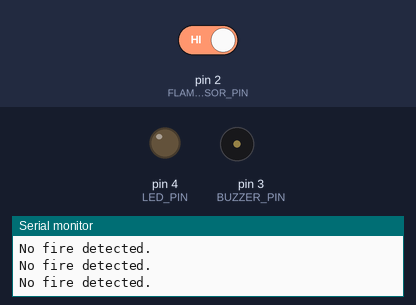
Bench run of a sketch on a simulated Arduino Uno, built with avr-gcc and run on an emulated ATmega328P. On the bench: output pins drawn as LEDs (lit = HIGH), buzzer (waves = sounding, pin HIGH), the last lines printed to the serial monitor. Inputs (shaded band) come from the test bench; at power-on: pin 2 (FLAME_SENSOR_PIN) HIGH.

Above: at 2.8 s.
2.9 s: pin 2 (FLAME_SENSOR_PIN) driven LOW
At 3.4 s:
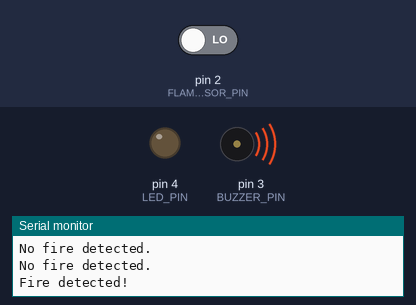
7.0 s: pin 2 (FLAME_SENSOR_PIN) driven HIGH
At 7.3 s:
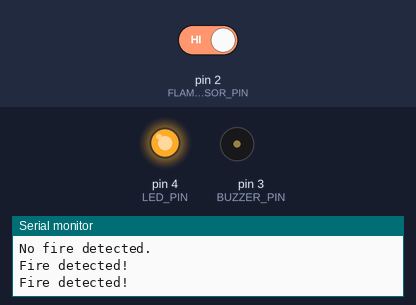
Timing chart, 0 to 10.0 s (numbered marks = the images above; inputs shaded):
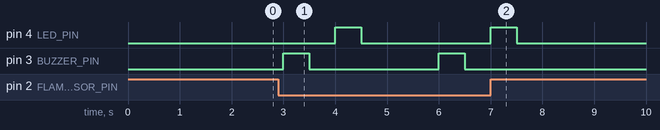

The sketch:

Fire_detection_system.ino
```cpp
// Pin configuration
const int FLAME_SENSOR_PIN = 2;
const int BUZZER_PIN = 3;
const int LED_PIN = 4;

void setup() {
  // Initialize serial communication for debugging
  Serial.begin(9600);

  // Set pin modes
  pinMode(FLAME_SENSOR_PIN, INPUT);
  pinMode(BUZZER_PIN, OUTPUT);
  pinMode(LED_PIN, OUTPUT);
}

void loop() {
  // Read the flame sensor
  int flameSensorValue = digitalRead(FLAME_SENSOR_PIN);

  if (flameSensorValue == LOW) {
    // Fire detected
    Serial.println("Fire detected!");
    soundAlarm();
    flashLight();
  } else {
    // No fire detected
    Serial.println("No fire detected.");
  }

  // Wait for a short period before checking againgv
  delay(1000);
}

void soundAlarm() {
  // Turn the buzzer on and off to create an alarm sound
  digitalWrite(BUZZER_PIN, HIGH);
  delay(500);
  digitalWrite(BUZZER_PIN, LOW);
  delay(500);
}

void flashLight() {
  // Turn the LED on and off to create a flashing light effect
  digitalWrite(LED_PIN, HIGH);
  delay(500);
  digitalWrite(LED_PIN, LOW);
  delay(500);
}
```

Measured:
- after the input at 2.9 s, pin 4 (LED_PIN): LOW → HIGH after 1.1 s, → LOW 0.50 s later; pin 3 (BUZZER_PIN): alternates HIGH for 0.50 s and LOW for 2.5 s, starting after 0.10 s
- after the input at 7.0 s, pin 4 (LED_PIN): goes on until 7.5 s, then stays LOW; pin 3 (BUZZER_PIN): stops changing and stays LOW
